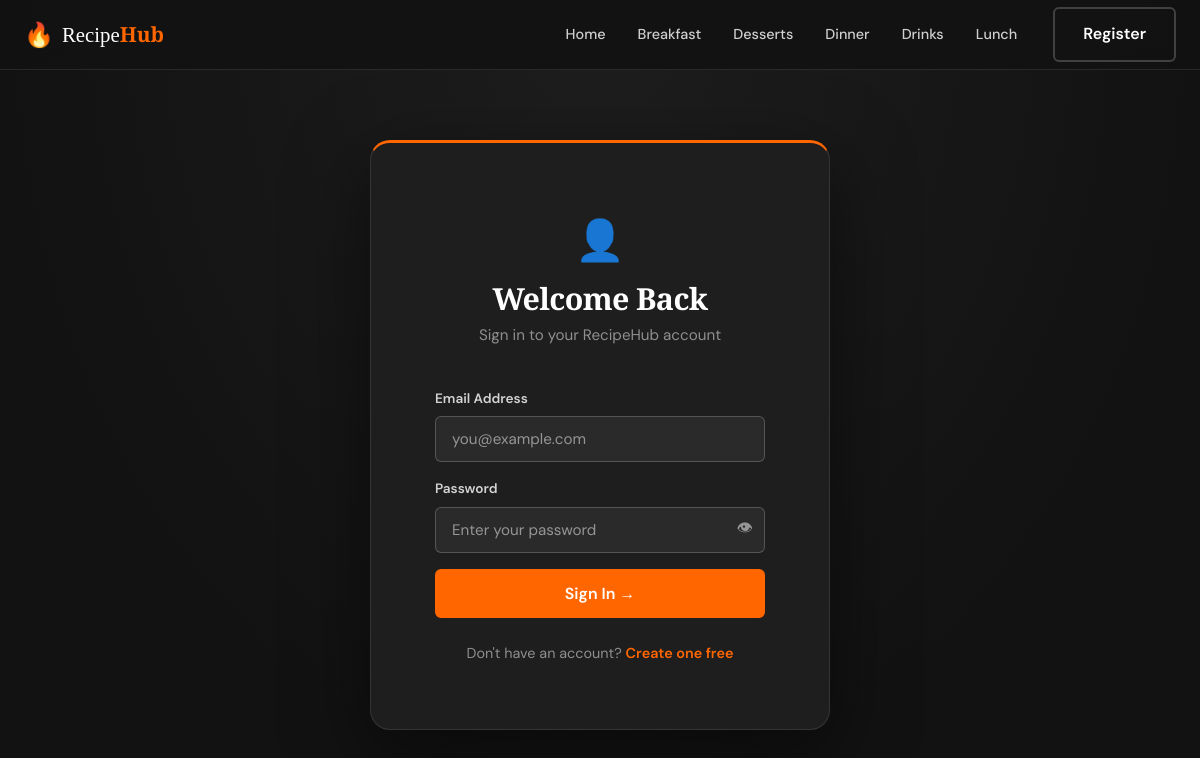
The page /login.php on the database its author committed.
### tables this page shows
CREATE TABLE IF NOT EXISTS categories (
  id          INT UNSIGNED    NOT NULL AUTO_INCREMENT,
  name        VARCHAR(100)    NOT NULL,                
  slug        VARCHAR(100)    NOT NULL,                
  icon        VARCHAR(10)     DEFAULT '🍽️',            
  created_at  TIMESTAMP       NOT NULL DEFAULT CURRENT_TIMESTAMP,

  PRIMARY KEY (id),
  UNIQUE KEY uq_categories_slug (slug)
);

### php/recipes.php (called while the page is built, shortened)
<?php
function getCategories(PDO $pdo): array
{
    $sql = "
        SELECT c.id, c.name, c.slug, c.icon,
               COUNT(r.id) AS recipe_count
        FROM   categories c
        LEFT JOIN recipes r ON r.category_id = c.id
        GROUP BY c.id, c.name, c.slug, c.icon
        HAVING recipe_count > 0
        ORDER BY c.name ASC
    ";
    $stmt = $pdo->prepare($sql);
    $stmt->execute();
    return $stmt->fetchAll();
}

### login.php (the view, shortened to what this page needs)
<?php
require_once __DIR__ . '/php/recipes.php';
$categories = getCategories($pdo);
?>
<!DOCTYPE html>
<html lang="en">
<head>
  <link rel="stylesheet" href="css/style.css">
</head>
<body class="auth-page">
<header class="site-header">
  <div class="container header-inner">
    <a href="index.php" class="logo">
      <span class="logo-icon">🔥</span>
      <span class="logo-text">Recipe<strong>Hub</strong></span>
    </a>
    <nav class="primary-nav" aria-label="Main navigation">
      <ul>
        <li><a href="index.php" class="nav-link">Home</a></li>
        <?php foreach ($categories as $cat): ?>
          <li>
            <a href="category.php?slug=<?= htmlspecialchars($cat['slug']) ?>" class="nav-link">
              <?= htmlspecialchars($cat['name']) ?>
            </a>
          </li>
        <?php endforeach; ?>
      </ul>
    </nav>
    <div class="header-auth-btns">
      <a href="register.php" class="btn btn-outline">Register</a>
    </div>
  </div>
</header>
<main class="auth-main">
  <div class="auth-card">
    <div class="auth-header">
      <span class="auth-icon">👤</span>
      <h1 class="auth-title">Welcome Back</h1>
      <p class="auth-subtitle">Sign in to your RecipeHub account</p>
    </div>
    <form class="auth-form" method="POST" action="login.php" novalidate>
      <div class="form-group">
        <label class="form-label" for="email">Email Address</label>
        <input
          type="email"
          id="email"
          name="email"
          class="form-input"
          placeholder="you@example.com"
          value="<?= htmlspecialchars($_POST['email'] ?? '') ?>"
          required
          autocomplete="email"
        >
      </div>
      <div class="form-group">
        <label class="form-label" for="password">Password</label>
        <div class="input-with-toggle">
          <input
            type="password"
            id="password"
            name="password"
            class="form-input"
            placeholder="Enter your password"
            required
            autocomplete="current-password"
          >
          <button type="button" class="toggle-password" onclick="togglePasswordVisibility('password')" aria-label="Show/hide password">
            👁
          </button>
        </div>
      </div>
      <button type="submit" class="btn btn-primary btn-full">
        Sign In →
      </button>
    </form>
    <p class="auth-switch">
      Don't have an account? <a href="register.php">Create one free</a>
    </p>
  </div>
</main>
</body>
</html>

### rows shown on the page
categories: name "Breakfast"
categories: name "Desserts"
categories: name "Dinner"
categories: name "Drinks"
categories: name "Lunch"
